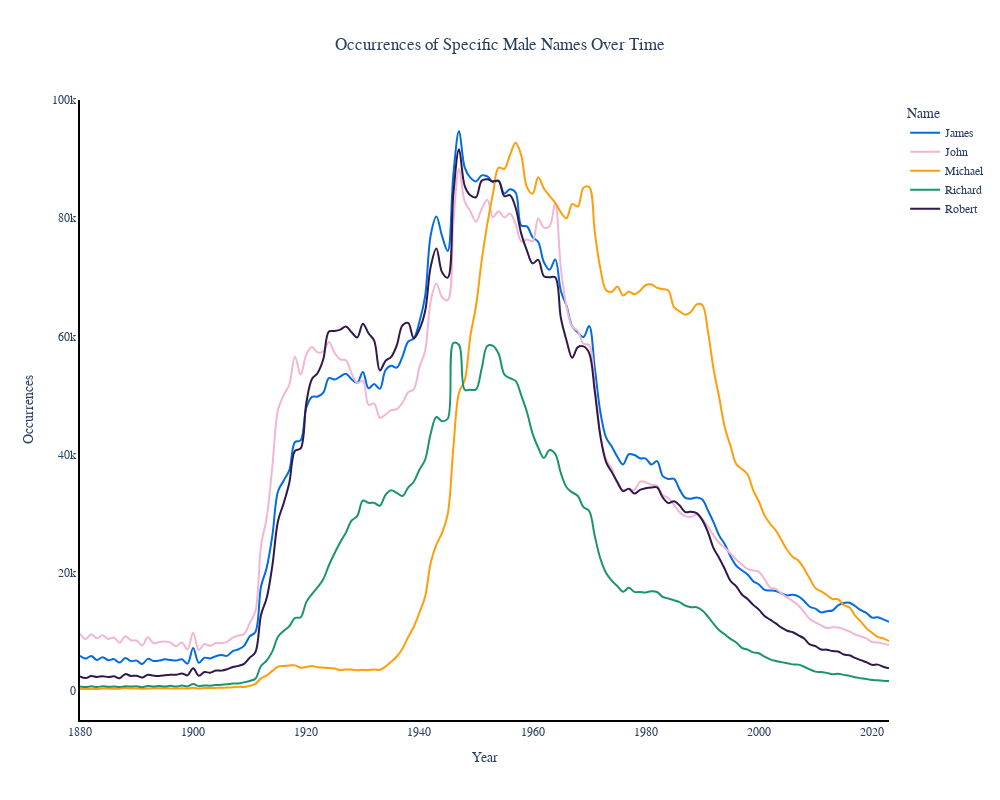

Write notebook code for a chart like this one.
### Code cell
## Trend of female names that had largest difference in occurances after 2000

male_names_to_plot = [
    'Robert', 'John', 'James', 'Richard', 'Michael'
]

df_filtered_male = df[df['Name'].isin(male_names_to_plot) & (df['Gender'] == 'M')]

df_grouped_male = df_filtered_male.groupby(['year', 'Name'])['Occurrences'].sum().reset_index()

color_sequence_male = ['#016cdf', '#f2b5d4', '#ff9d0a', '#1a936f', '#2f184b']

fig_male = px.line(df_grouped_male, x='year', y='Occurrences', color='Name',
                   line_shape='spline',
                   markers=False,
                   title='Occurrences of Specific Male Names Over Time',
                   color_discrete_sequence=color_sequence_male)

fig_male.update_layout(
    xaxis=dict(title='Year', showline=True, linewidth=2, linecolor='black'),
    yaxis=dict(title='Occurrences', showline=True, linewidth=2, linecolor='black'),
    legend_title='Name',
    font=dict(family="cursive", size=12),
    plot_bgcolor='white',
    width=1000,
    height=800,
    title_x=0.5
)

fig_male.show()

### Figure 1 — Plotly figure (JSON) as saved in the notebook; plotly's stock layout.template omitted (floating-point values rounded to 4 significant figures; data arrays with more than 128 entries replaced by an {"elided": "..."} marker saying what was removed)
{"data": [{"hovertemplate": "Name=James<br>year=%{x}<br>Occurrences=%{y}<extra></extra>", "legendgroup": "James", "line": {"color": "#016cdf", "dash": "solid", "shape": "spline"}, "marker": {"symbol": "circle"}, "mode": "lines", "name": "James", "orientation": "v", "showlegend": true, "type": "scatter", "x": {"elided": "144 int values"}, "xaxis": "x", "y": {"elided": "144 int values"}, "yaxis": "y"}, {"hovertemplate": "Name=John<br>year=%{x}<br>Occurrences=%{y}<extra></extra>", "legendgroup": "John", "line": {"color": "#f2b5d4", "dash": "solid", "shape": "spline"}, "marker": {"symbol": "circle"}, "mode": "lines", "name": "John", "orientation": "v", "showlegend": true, "type": "scatter", "x": {"elided": "144 int values"}, "xaxis": "x", "y": {"elided": "144 int values"}, "yaxis": "y"}, {"hovertemplate": "Name=Michael<br>year=%{x}<br>Occurrences=%{y}<extra></extra>", "legendgroup": "Michael", "line": {"color": "#ff9d0a", "dash": "solid", "shape": "spline"}, "marker": {"symbol": "circle"}, "mode": "lines", "name": "Michael", "orientation": "v", "showlegend": true, "type": "scatter", "x": {"elided": "144 int values"}, "xaxis": "x", "y": {"elided": "144 int values"}, "yaxis": "y"}, {"hovertemplate": "Name=Richard<br>year=%{x}<br>Occurrences=%{y}<extra></extra>", "legendgroup": "Richard", "line": {"color": "#1a936f", "dash": "solid", "shape": "spline"}, "marker": {"symbol": "circle"}, "mode": "lines", "name": "Richard", "orientation": "v", "showlegend": true, "type": "scatter", "x": {"elided": "144 int values"}, "xaxis": "x", "y": {"elided": "144 int values"}, "yaxis": "y"}, {"hovertemplate": "Name=Robert<br>year=%{x}<br>Occurrences=%{y}<extra></extra>", "legendgroup": "Robert", "line": {"color": "#2f184b", "dash": "solid", "shape": "spline"}, "marker": {"symbol": "circle"}, "mode": "lines", "name": "Robert", "orientation": "v", "showlegend": true, "type": "scatter", "x": {"elided": "144 int values"}, "xaxis": "x", "y": {"elided": "144 int values"}, "yaxis": "y"}], "layout": {"font": {"family": "cursive", "size": 12}, "height": 800, "legend": {"title": {"text": "Name"}, "tracegroupgap": 0}, "plot_bgcolor": "white", "title": {"text": "Occurrences of Specific Male Names Over Time", "x": 0.5}, "width": 1000, "xaxis": {"anchor": "y", "domain": [0, 1], "linecolor": "black", "linewidth": 2, "showline": true, "title": {"text": "Year"}}, "yaxis": {"anchor": "x", "domain": [0, 1], "linecolor": "black", "linewidth": 2, "showline": true, "title": {"text": "Occurrences"}}}}
